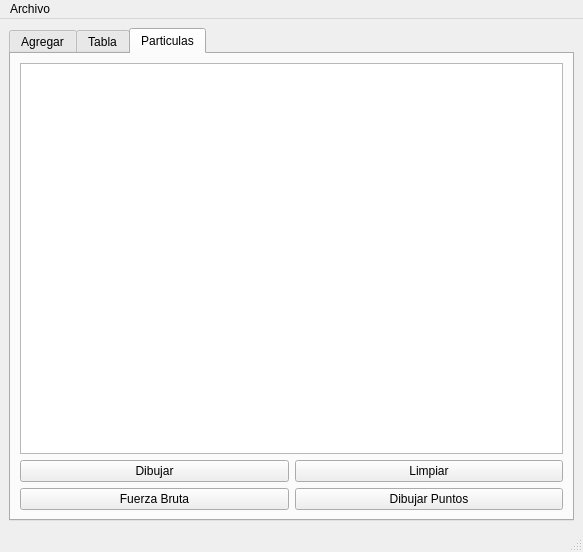
<?xml version="1.0" encoding="UTF-8"?>
<ui version="4.0">
 <class>MainWindow</class>
 <widget class="QMainWindow" name="MainWindow">
  <property name="geometry">
   <rect>
    <x>0</x>
    <y>0</y>
    <width>583</width>
    <height>552</height>
   </rect>
  </property>
  <property name="windowTitle">
   <string>MainWindow</string>
  </property>
  <widget class="QWidget" name="centralwidget">
   <layout class="QGridLayout" name="gridLayout_3">
    <item row="0" column="0">
     <widget class="QTabWidget" name="tabWidget">
      <property name="currentIndex">
       <number>2</number>
      </property>
      <widget class="QWidget" name="tab">
       <attribute name="title">
        <string>Agregar</string>
       </attribute>
       <layout class="QGridLayout" name="gridLayout_2">
        <item row="0" column="0">
         <widget class="QGroupBox" name="groupBox">
          <property name="title">
           <string>Particulas</string>
          </property>
          <layout class="QGridLayout" name="gridLayout">
           <item row="6" column="0">
            <widget class="QLabel" name="label_2">
             <property name="text">
              <string>Red</string>
             </property>
            </widget>
           </item>
           <item row="1" column="0">
            <widget class="QLabel" name="label0">
             <property name="text">
              <string>Origen X</string>
             </property>
            </widget>
           </item>
           <item row="5" column="0">
            <widget class="QLabel" name="label_5">
             <property name="text">
              <string>Destino Y</string>
             </property>
            </widget>
           </item>
           <item row="3" column="1">
            <widget class="QSpinBox" name="OrigenY_spinBox">
             <property name="maximum">
              <number>999</number>
             </property>
            </widget>
           </item>
           <item row="8" column="1">
            <widget class="QSpinBox" name="Blue_spinBox"/>
           </item>
           <item row="3" column="0">
            <widget class="QLabel" name="label_3">
             <property name="text">
              <string>Origen Y</string>
             </property>
            </widget>
           </item>
           <item row="4" column="0">
            <widget class="QLabel" name="label_4">
             <property name="text">
              <string>Destino X</string>
             </property>
            </widget>
           </item>
           <item row="11" column="0" colspan="2">
            <widget class="QPushButton" name="Mostrar">
             <property name="text">
              <string>Mostrar</string>
             </property>
            </widget>
           </item>
           <item row="6" column="1">
            <widget class="QSpinBox" name="Red_spinBox"/>
           </item>
           <item row="4" column="1">
            <widget class="QSpinBox" name="DestinoX_spinBox">
             <property name="maximum">
              <number>255</number>
             </property>
            </widget>
           </item>
           <item row="9" column="0" colspan="2">
            <widget class="QPushButton" name="Agregar_Inicio">
             <property name="text">
              <string>Agregar al inicio</string>
             </property>
            </widget>
           </item>
           <item row="12" column="0" colspan="2">
            <widget class="QPushButton" name="ordenar_Id">
             <property name="text">
              <string>Ordenar Id</string>
             </property>
            </widget>
           </item>
           <item row="0" column="1">
            <widget class="QSpinBox" name="ID_spinBox">
             <property name="maximum">
              <number>999</number>
             </property>
            </widget>
           </item>
           <item row="0" column="0">
            <widget class="QLabel" name="label">
             <property name="text">
              <string>ID:</string>
             </property>
            </widget>
           </item>
           <item row="8" column="0">
            <widget class="QLabel" name="label_8">
             <property name="text">
              <string>Blue</string>
             </property>
            </widget>
           </item>
           <item row="10" column="0" colspan="2">
            <widget class="QPushButton" name="Agregar_final">
             <property name="text">
              <string>Agregar al final</string>
             </property>
            </widget>
           </item>
           <item row="7" column="1">
            <widget class="QSpinBox" name="Green_spinBox"/>
           </item>
           <item row="7" column="0">
            <widget class="QLabel" name="label_7">
             <property name="text">
              <string>Green</string>
             </property>
            </widget>
           </item>
           <item row="1" column="1">
            <widget class="QSpinBox" name="OrigenX_spinBox">
             <property name="maximum">
              <number>999</number>
             </property>
            </widget>
           </item>
           <item row="5" column="1">
            <widget class="QSpinBox" name="DestinoY_spinBox">
             <property name="maximum">
              <number>255</number>
             </property>
            </widget>
           </item>
           <item row="13" column="0" colspan="2">
            <widget class="QPushButton" name="ordenar_distancia">
             <property name="text">
              <string>Ordenar Distancia</string>
             </property>
            </widget>
           </item>
          </layout>
         </widget>
        </item>
        <item row="0" column="1">
         <widget class="QPlainTextEdit" name="Print"/>
        </item>
       </layout>
      </widget>
      <widget class="QWidget" name="tab_2">
       <attribute name="title">
        <string>Tabla</string>
       </attribute>
       <layout class="QGridLayout" name="gridLayout_4">
        <item row="0" column="0" colspan="4">
         <widget class="QTableWidget" name="table"/>
        </item>
        <item row="2" column="0">
         <spacer name="horizontalSpacer">
          <property name="orientation">
           <enum>Qt::Horizontal</enum>
          </property>
          <property name="sizeHint" stdset="0">
           <size>
            <width>40</width>
            <height>20</height>
           </size>
          </property>
         </spacer>
        </item>
        <item row="1" column="3">
         <widget class="QPushButton" name="view_button">
          <property name="text">
           <string>Mostrar</string>
          </property>
         </widget>
        </item>
        <item row="1" column="2">
         <widget class="QPushButton" name="search_button">
          <property name="text">
           <string>Buscar</string>
          </property>
         </widget>
        </item>
        <item row="1" column="0" colspan="2">
         <widget class="QLineEdit" name="search_line">
          <property name="placeholderText">
           <string>ID de la particula</string>
          </property>
         </widget>
        </item>
        <item row="2" column="3">
         <widget class="QPushButton" name="ordenar_distancia2">
          <property name="text">
           <string>Ordenar Distancia</string>
          </property>
         </widget>
        </item>
        <item row="2" column="2">
         <widget class="QPushButton" name="ordenar_id2">
          <property name="text">
           <string>Ordenar Id</string>
          </property>
         </widget>
        </item>
       </layout>
      </widget>
      <widget class="QWidget" name="tab_3">
       <attribute name="title">
        <string>Particulas</string>
       </attribute>
       <layout class="QGridLayout" name="gridLayout_5">
        <item row="1" column="1">
         <widget class="QPushButton" name="limpiar">
          <property name="text">
           <string>Limpiar</string>
          </property>
         </widget>
        </item>
        <item row="1" column="0">
         <widget class="QPushButton" name="dibujar">
          <property name="text">
           <string>Dibujar</string>
          </property>
         </widget>
        </item>
        <item row="0" column="0" colspan="2">
         <widget class="QGraphicsView" name="graphicsView"/>
        </item>
        <item row="2" column="0">
         <widget class="QPushButton" name="fuerzaBruta">
          <property name="text">
           <string>Fuerza Bruta</string>
          </property>
         </widget>
        </item>
        <item row="2" column="1">
         <widget class="QPushButton" name="dibujarPuntos">
          <property name="text">
           <string>Dibujar Puntos</string>
          </property>
         </widget>
        </item>
       </layout>
      </widget>
     </widget>
    </item>
   </layout>
  </widget>
  <widget class="QMenuBar" name="menubar">
   <property name="geometry">
    <rect>
     <x>0</x>
     <y>0</y>
     <width>583</width>
     <height>21</height>
    </rect>
   </property>
   <widget class="QMenu" name="menuArchivo">
    <property name="title">
     <string>Archivo</string>
    </property>
    <addaction name="actionAbrir"/>
    <addaction name="actionGuardar"/>
   </widget>
   <addaction name="menuArchivo"/>
  </widget>
  <widget class="QStatusBar" name="statusbar"/>
  <action name="actionAbrir">
   <property name="text">
    <string>Abrir</string>
   </property>
   <property name="shortcut">
    <string>Ctrl+O</string>
   </property>
  </action>
  <action name="actionGuardar">
   <property name="text">
    <string>Guardar</string>
   </property>
   <property name="shortcut">
    <string>Ctrl+D</string>
   </property>
  </action>
 </widget>
 <resources/>
 <connections/>
</ui>
